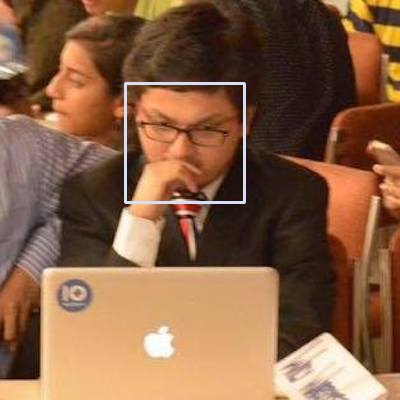
#> input picture Samples/APL.jpg, 400 x 400 px, found by its file name
$ python face_detectmanual.py   (older library calls are emulated)
#> lines starting #> are read from the running program, lines starting #| are printed output that depends on the picture; after the words box and inside, x2 and y2 are one past the last pixel; in counts of white or black regions, pixels touching at a corner belong together
#> the answer given: out.png
#> the answer given: Samples/APL.jpg
import cv2
import sys
import random
import string

def detect(ImagePath):
    # get cascade path
#> called with ImagePath = 'out.png.Samples/APL.jpg'
    cascPath = 'haarcascade_frontalface_default.xml'

    #create the haar cascade
    faceCascade = cv2.CascadeClassifier(cascPath)

    #read image and convert to grayscale
    image = cv2.imread(ImagePath)
#> image is the input picture: shape (400, 400, 3); mean B, G, R 68.1, 95.7, 135.2
    gray = cv2.cvtColor(image, cv2.COLOR_BGR2GRAY)
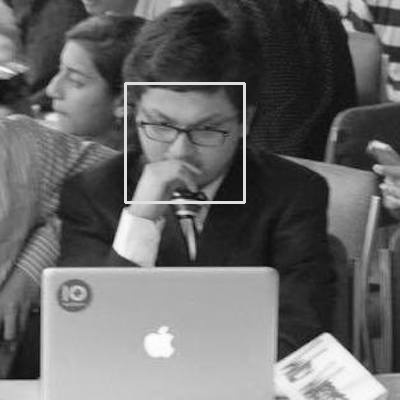
#> gray: shape (400, 400); min 8, max 255, mean 104.3

    #detect faces in the image
    faces = faceCascade.detectMultiScale(
        gray,
        scaleFactor=1.1,
        minNeighbors=5,
        minSize=(30, 30),
        flags = cv2.cv.CV_HAAR_SCALE_IMAGE
    )
#> faces = [[130, 86, 110, 110]]

    #prints the number of faces in the terminal
    print("Found {0} faces!".format(len(faces)))
#| Found 1 faces!

    #draw a different coloured rectangle around each face
    for (x, y, w, h) in faces:
        cv2.rectangle(image, (x, y), (x+w, y+h), (random.randint(0,255), random.randint(0,255), random.randint(0,255)), 2)
#> this loop made 1 pass
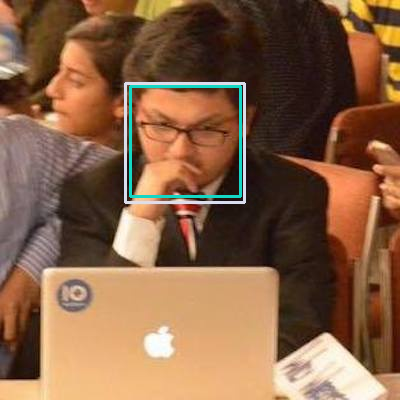
#> image: shape (400, 400, 3); 0.82% of pixels changed, all inside (x1, y1, x2, y2) = (129, 85, 242, 198)

    cv2.imwrite(ImagePath, image)

filename = str(raw_input('Enter name of the file you want to detect faces in without the extension: '))
extension = str(raw_input('Enter extension of the file (example: jpg, png etc.): '))
name = filename + '.' + extension
detect(name)

$ run again, on Samples/GoogleFaces2.jpg
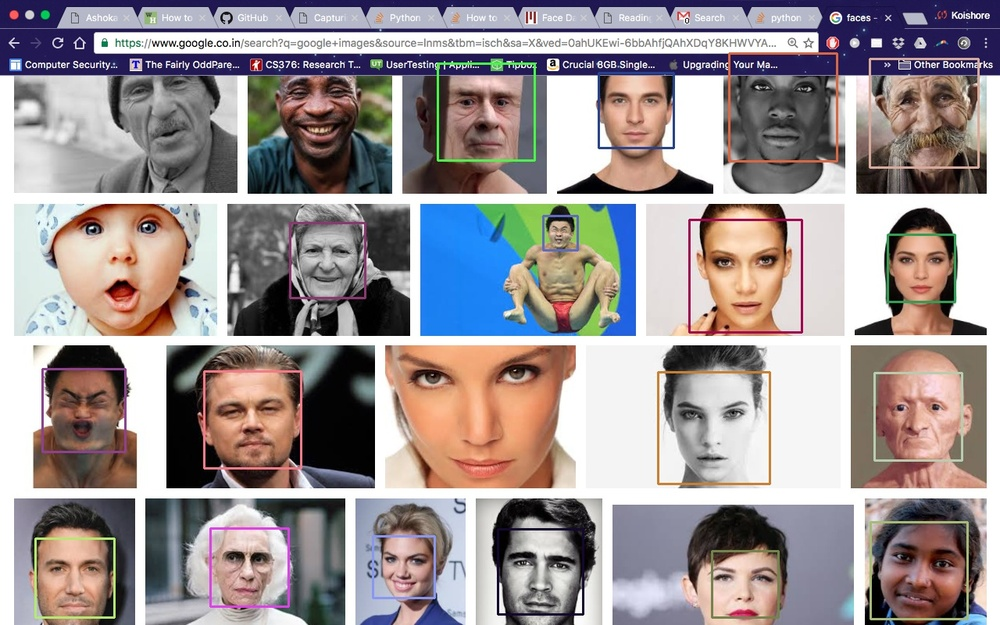
#> input picture Samples/GoogleFaces2.jpg, 1000 x 625 px, shrunk from 1280 x 800 before the run, found by its file name
#> in detect, image is the input picture: shape (625, 1000, 3); mean B, G, R 148.9, 147.7, 156.5
#> in detect, `gray = cv2.cvtColor(image, cv2.COLOR_BGR2GRAY)`:
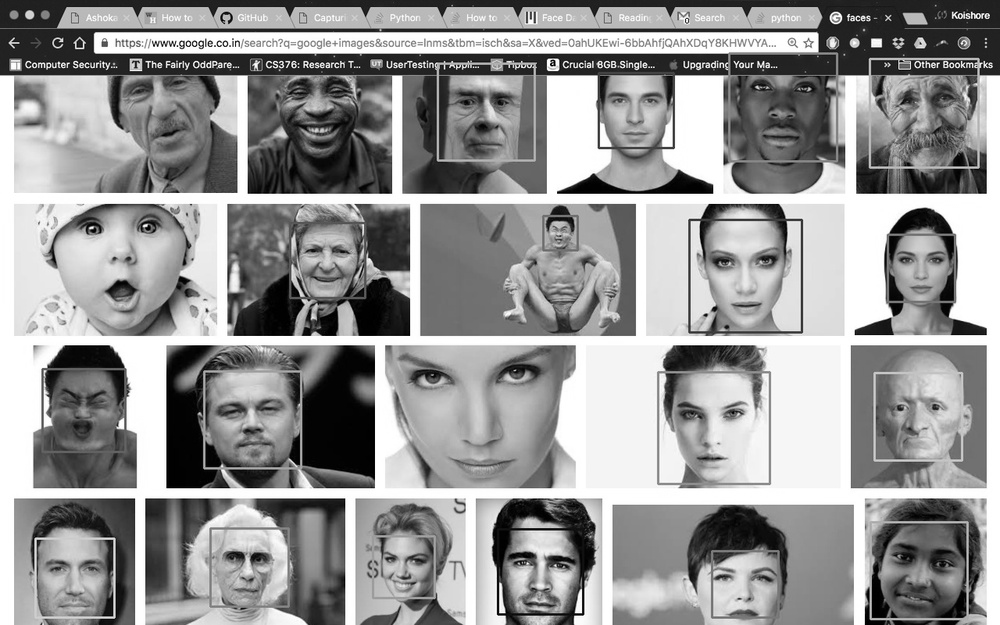
#> gray: shape (625, 1000); min 0, max 255, mean 150.5
#> faces = 17 rows, first 6: [542, 216, 35, 35], [887, 234, 69, 69], [598, 73, 74, 74], [372, 536, 62, 62], [290, 222, 74, 74], [692, 222, 110, 110]
#| Found 17 faces!
#> the loop in detect, `for (x, y, w, h) in faces:` made 17 passes
#> after the loop in detect, `for (x, y, w, h) in faces:`:
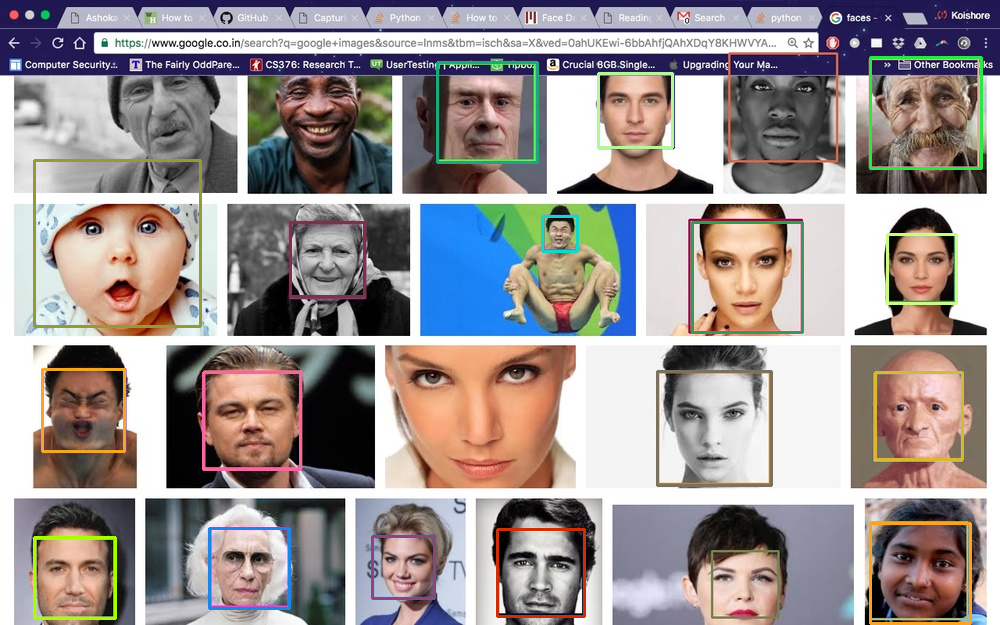
#> image: shape (625, 1000, 3); 2.92% of pixels changed, all inside (x1, y1, x2, y2) = (33, 56, 983, 625)

$ run again, on Samples/GoogleFaces3.jpg
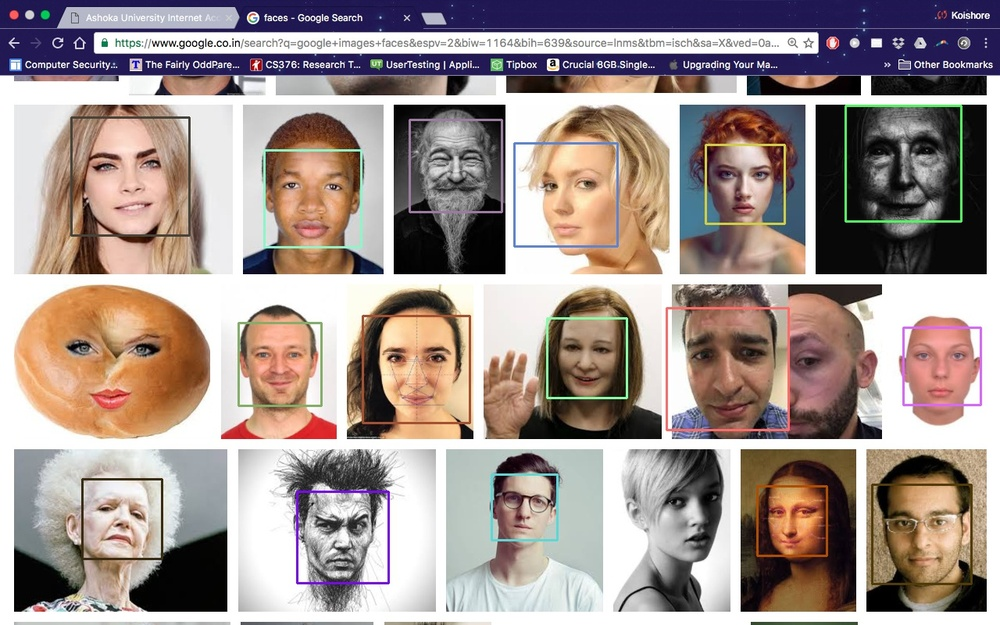
#> input picture Samples/GoogleFaces3.jpg, 1000 x 625 px, shrunk from 1280 x 800 before the run, found by its file name
#> in detect, image is the input picture: shape (625, 1000, 3); mean B, G, R 143.4, 147.8, 161.8
#> in detect, `gray = cv2.cvtColor(image, cv2.COLOR_BGR2GRAY)`:
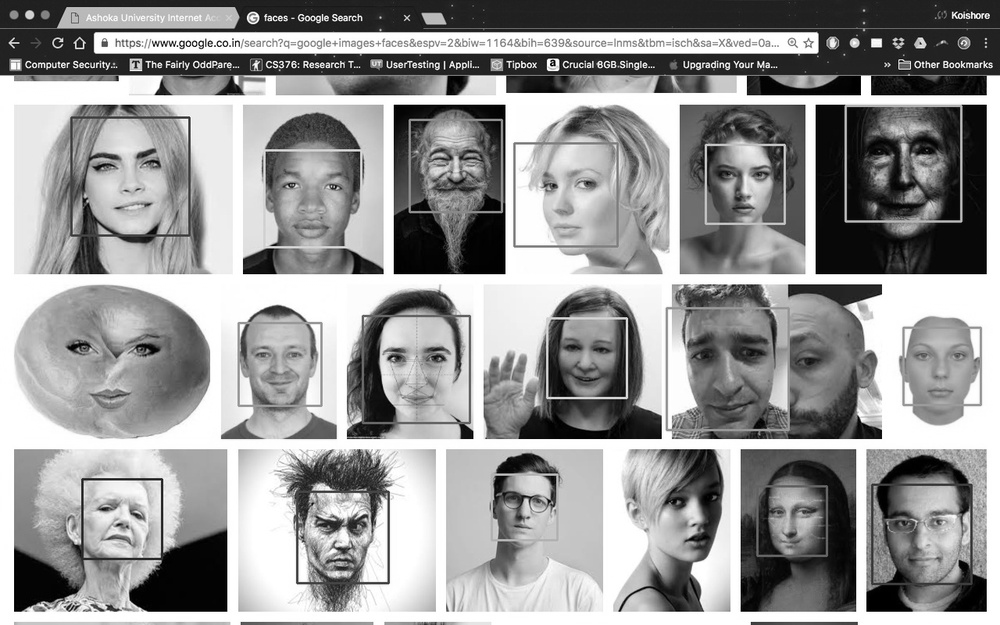
#> gray: shape (625, 1000); min 0, max 255, mean 151.5
#> faces = 18 rows, first 6: [492, 475, 65, 65], [758, 486, 67, 67], [411, 121, 90, 90], [706, 145, 77, 77], [549, 319, 76, 76], [903, 327, 77, 77]
#| Found 18 faces!
#> the loop in detect, `for (x, y, w, h) in faces:` made 18 passes
#> after the loop in detect, `for (x, y, w, h) in faces:`:
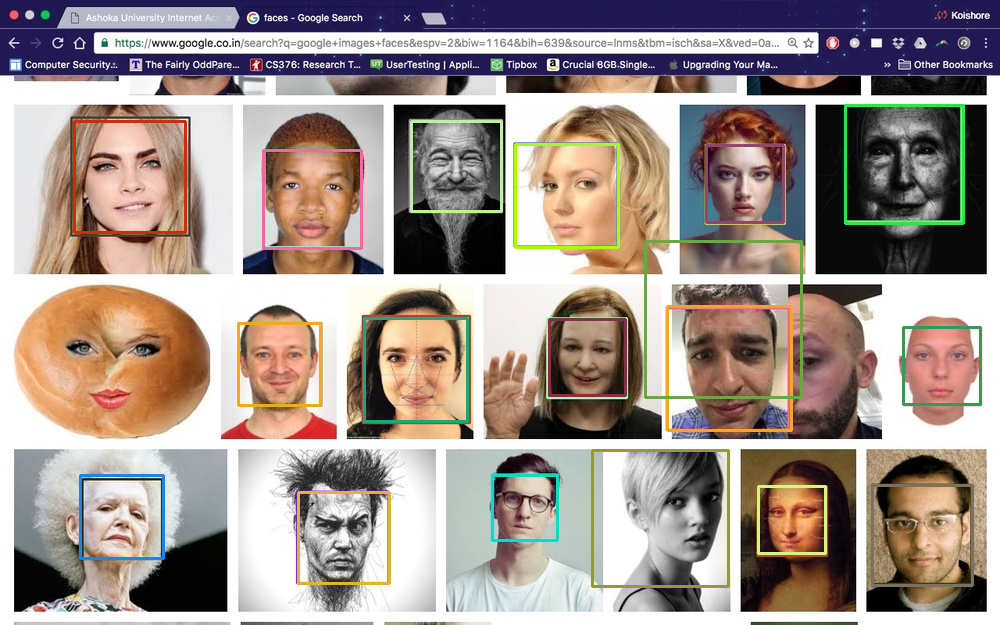
#> image: shape (625, 1000, 3); 3.36% of pixels changed, all inside (x1, y1, x2, y2) = (73, 104, 982, 588)

$ run again, on Samples/Google_Faces_1.jpg
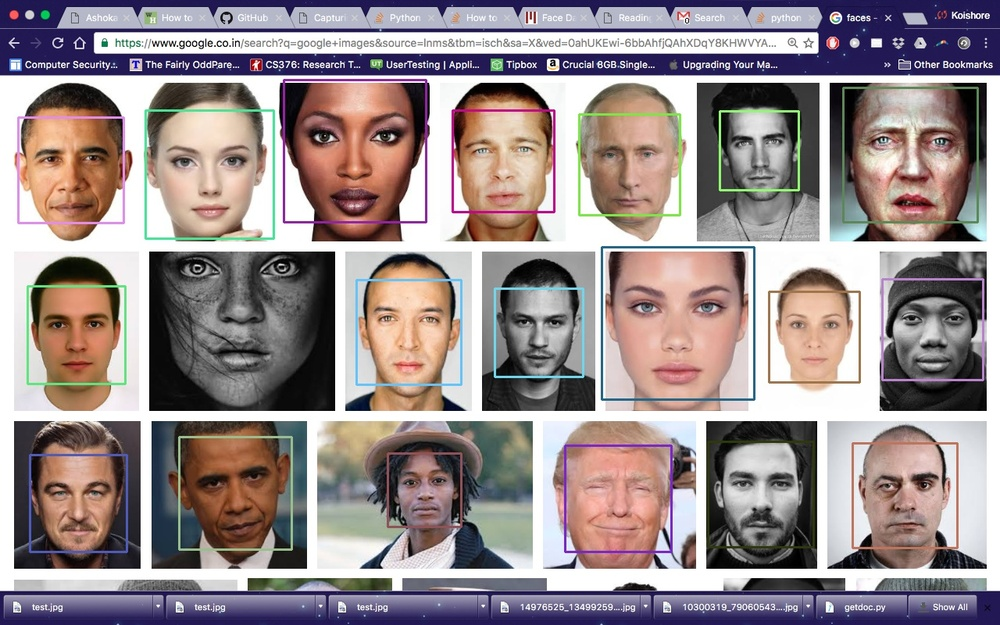
#> input picture Samples/Google_Faces_1.jpg, 1000 x 625 px, shrunk from 1280 x 800 before the run, found by its file name
#> in detect, image is the input picture: shape (625, 1000, 3); mean B, G, R 141.9, 140.8, 153
#> in detect, `gray = cv2.cvtColor(image, cv2.COLOR_BGR2GRAY)`:
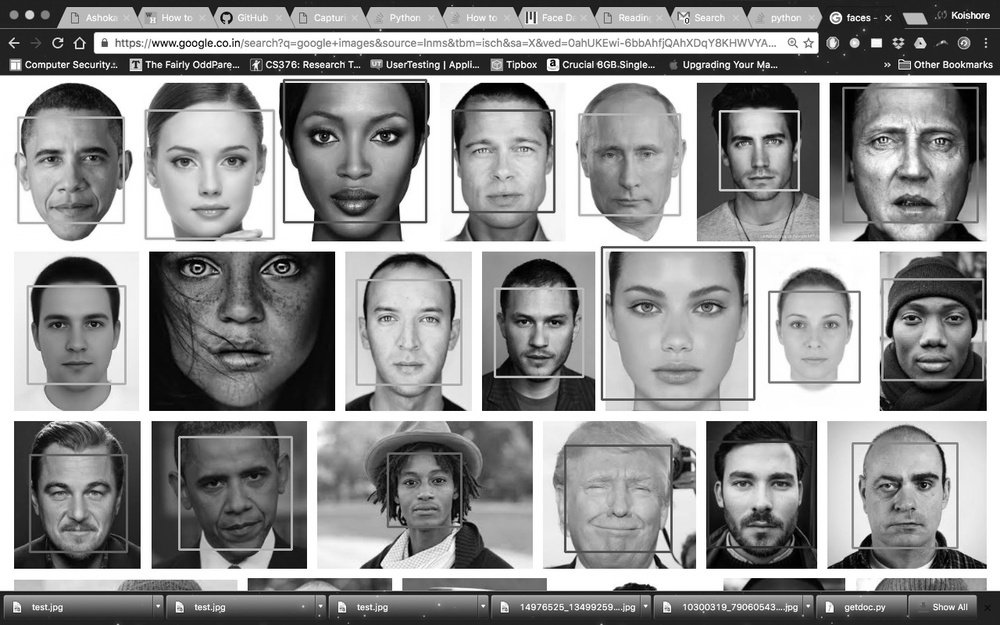
#> gray: shape (625, 1000); min 0, max 255, mean 144.6
#> faces = 20 rows, first 6: [720, 112, 78, 78], [497, 290, 84, 84], [28, 287, 97, 97], [388, 453, 74, 74], [453, 110, 101, 101], [770, 292, 89, 89]
#| Found 20 faces!
#> the loop in detect, `for (x, y, w, h) in faces:` made 20 passes
#> after the loop in detect, `for (x, y, w, h) in faces:`:
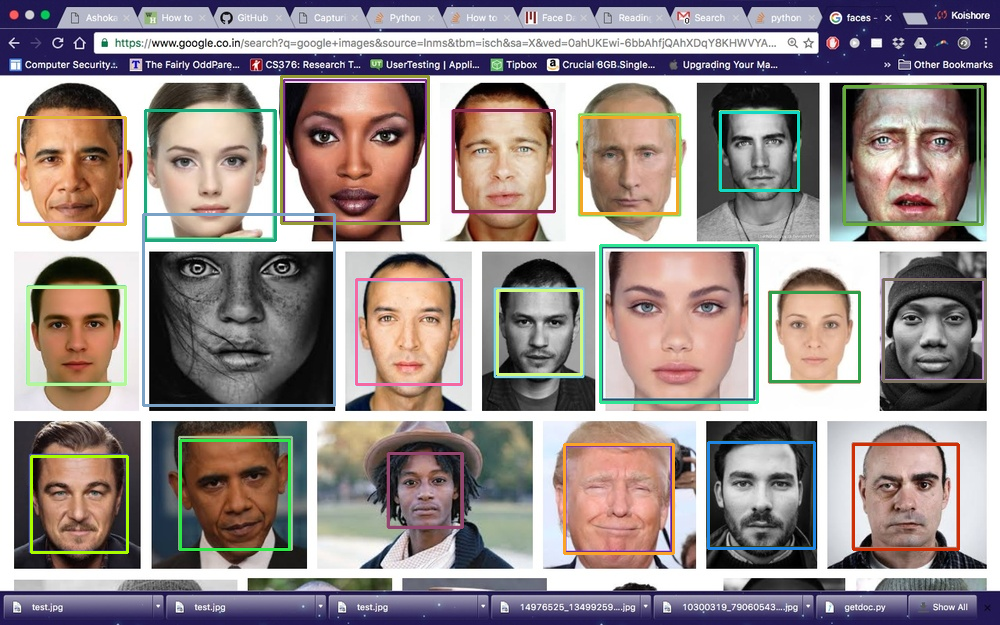
#> image: shape (625, 1000, 3); 4.24% of pixels changed, all inside (x1, y1, x2, y2) = (17, 75, 987, 555)
